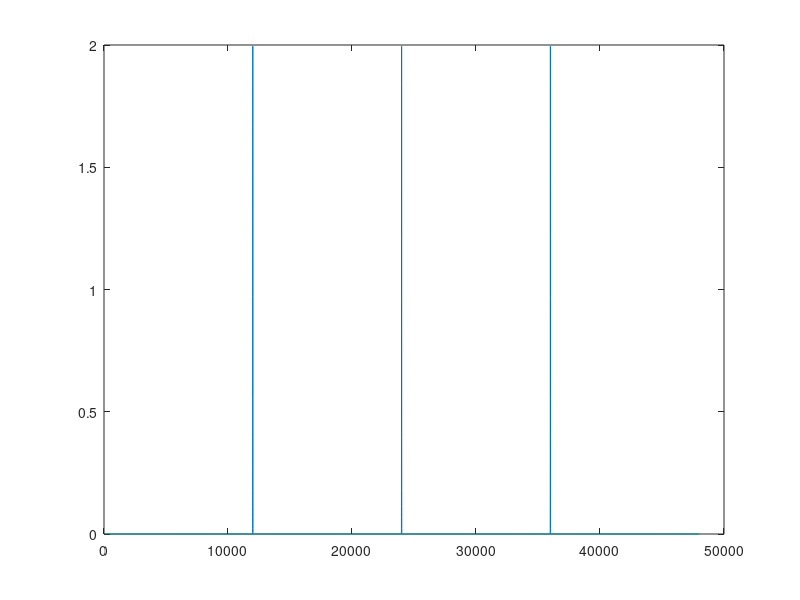

MATLAB code for this plot:
close all;
clear all;

t = 1:48000;

normford1 = 25*normpdf(t,12000,5);
normford2 = 25*normpdf(t,24000,5);
normford3 = 25*normpdf(t,36000,5);

normford = normford1 + normford2 + normford3;


plot(normford)


sound(normford, 48000)

audiowrite('gaussTone.wav',normford,48000)